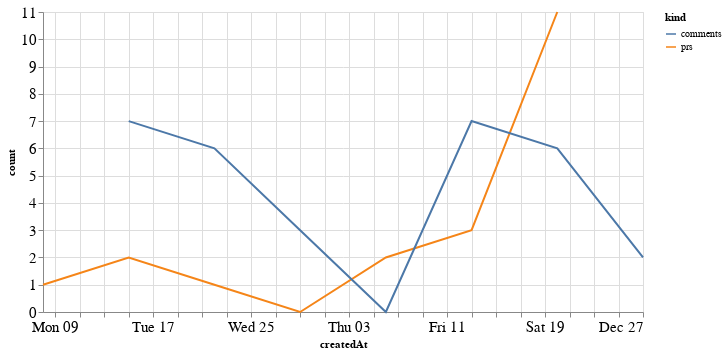

This figure's notebook cell:
### Code cell
alt.Chart(total_time, width=600).mark_line().encode(
    x='createdAt',
    y='count',
    color='kind'
)

### Figure 1 — Vega-Lite specification as saved in the notebook (floating-point values rounded to 4 significant figures)
{"config": {"axisLeft": {"labelFontSize": 15}, "axisBottom": {"labelFontSize": 15}}, "data": {"name": "data-2754a2a69a8b3e54c1d4bca51bd712a3"}, "mark": "line", "encoding": {"color": {"type": "nominal", "field": "kind"}, "x": {"type": "temporal", "field": "createdAt"}, "y": {"type": "quantitative", "field": "count"}}, "width": 600, "$schema": "https://vega.github.io/schema/vega-lite/v4.8.1.json", "datasets": {"data-2754a2a69a8b3e54c1d4bca51bd712a3": [{"createdAt": "2020-11-08T00:00:00", "kind": "prs", "count": 1.0}, {"createdAt": "2020-11-15T00:00:00", "kind": "prs", "count": 2.0}, {"createdAt": "2020-11-22T00:00:00", "kind": "prs", "count": 1.0}, {"createdAt": "2020-11-29T00:00:00", "kind": "prs", "count": 0.0}, {"createdAt": "2020-12-06T00:00:00", "kind": "prs", "count": 2.0}, {"createdAt": "2020-12-13T00:00:00", "kind": "prs", "count": 3.0}, {"createdAt": "2020-12-20T00:00:00", "kind": "prs", "count": 11.0}, {"createdAt": "2020-12-27T00:00:00", "kind": "prs", "count": null}, {"createdAt": "2020-11-08T00:00:00", "kind": "comments", "count": null}, {"createdAt": "2020-11-15T00:00:00", "kind": "comments", "count": 7.0}, {"createdAt": "2020-11-22T00:00:00", "kind": "comments", "count": 6.0}, {"createdAt": "2020-11-29T00:00:00", "kind": "comments", "count": 3.0}, {"createdAt": "2020-12-06T00:00:00", "kind": "comments", "count": 0.0}, {"createdAt": "2020-12-13T00:00:00", "kind": "comments", "count": 7.0}, {"createdAt": "2020-12-20T00:00:00", "kind": "comments", "count": 6.0}, {"createdAt": "2020-12-27T00:00:00", "kind": "comments", "count": 2.0}]}}
